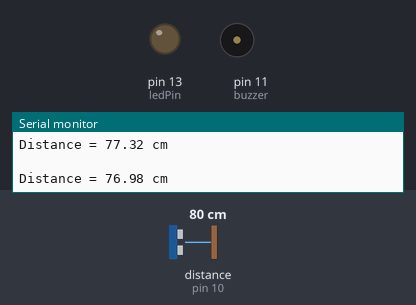
The sketch below on a simulated Arduino Uno, built with avr-gcc and run on an emulated ATmega328P. On the bench: output pins drawn as LEDs (lit = HIGH), buzzer (waves = sounding, pin HIGH), the last lines printed to the serial monitor. Wiring (inferred from the names in the program): ultrasonic range finder: trigger pin 9; echo pin 10. The inputs (shaded band) are chosen by the test bench; at power-on: distance to the obstacle (sensor on pin 10) 80 cm. The echo pulse lasts 58.3 µs per cm; pins used as bus, display or sensor lines are not drawn.

Above: at 1.8 s.
1.9 s: distance to the obstacle (sensor on pin 10) set to 68 cm
3.4 s: distance to the obstacle (sensor on pin 10) set to 60 cm
At 5.2 s:
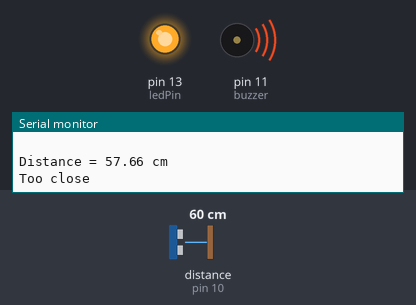
5.5 s: distance to the obstacle (sensor on pin 10) set to 120 cm
At 7.2 s:
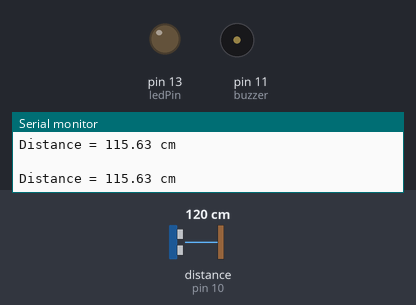
7.5 s: distance to the obstacle (sensor on pin 10) set to 2 cm
At 9.2 s:
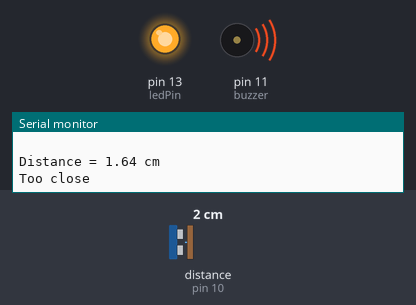
Timing chart, 0 to 10.5 s (numbered marks = the images above; inputs shaded):
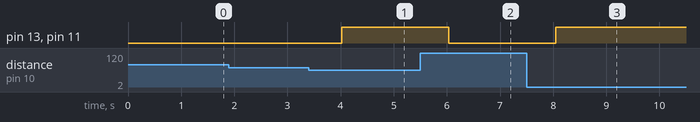

The sketch:

UltraDHT11Buzzer.ino
```cpp
#include <dht.h>

const int trigPin = 9;
const int echoPin = 10;
const int buzzer = 11;
const int ledPin = 13;

#define DHT11_PIN 7

dht DHT;

void setup() {
  pinMode(trigPin, OUTPUT);
  pinMode(echoPin, INPUT);
  pinMode(buzzer, OUTPUT);
  pinMode(ledPin, OUTPUT);
  Serial.begin(9600); // Starts the serial communication
}

void loop() {

  float duration, distance;
  float speed;

  // Clears the trigPin
  digitalWrite(trigPin, LOW);
  delayMicroseconds(2);

  // Sets the trigPin on HIGH state for 10 micro seconds
  digitalWrite(trigPin, HIGH);
  delayMicroseconds(10);
  digitalWrite(trigPin, LOW);

  // Reads the echoPin, returns the sound wave travel time in microseconds
  duration = pulseIn(echoPin, HIGH);
  //Speed is calculated considering enivronmental factors
  speed = 331.4 + (0.606 * DHT.temperature) + (0.0124 * DHT.humidity);
  //Distance = Time x Speed
  distance = (duration / 2) * (speed / 10000);

  if (distance <= 60){ //threshold is 60cm
    digitalWrite(buzzer, HIGH);
    digitalWrite(ledPin, HIGH);
    Serial.print("Distance = ");
    Serial.print(distance);
    Serial.println(" cm");
    Serial.println("Too close");
  }
  else{
    digitalWrite(buzzer, LOW);
    digitalWrite(ledPin, LOW);
    Serial.print("Distance = ");
    Serial.print(distance);
    Serial.println(" cm");
  }
  delay(1000);
  Serial.println(" ");
}
```

Measured:
- the behaviour switches between 63 and 62 cm on distance to the obstacle (sensor on pin 10) (found by bisection; images 0 and 1)
- after the input at 3.4 s, pin 13 (ledPin), pin 11 (buzzer): LOW → HIGH after 0.63 s
- after the input at 5.5 s, pin 13 (ledPin), pin 11 (buzzer): HIGH → LOW after 0.54 s
- after the input at 7.5 s, pin 13 (ledPin), pin 11 (buzzer): LOW → HIGH after 0.55 s
